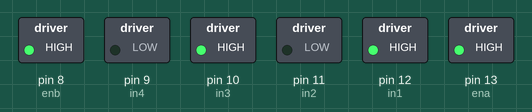
Bench run of a sketch on a simulated Arduino Uno, built with avr-gcc and run on an emulated ATmega328P. Shown: switched loads named in the sketch (green lamp = pin HIGH).

Above: at 0.5 s.
At 1.5 s:
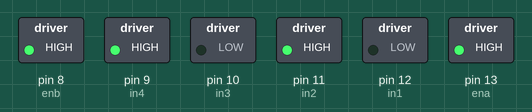
At 2.5 s:
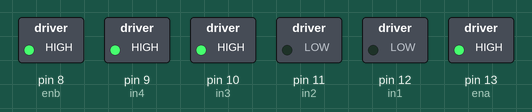
Timing chart, 0 to 3.5 s (numbered marks = the images above):
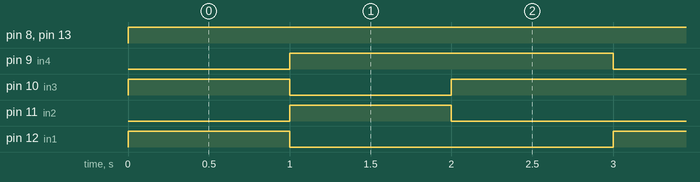

The sketch:

Motor.ino
```cpp
int ena =13;

int enb = 8;

int in1 = 12;

int in2 = 11;

int in3 = 10;

int in4 = 9;

void setup (){

  pinMode (ena, OUTPUT) ;
  pinMode (enb, OUTPUT) ;
  pinMode (in1, OUTPUT) ;
  pinMode (in2, OUTPUT) ;
  pinMode (in3, OUTPUT) ;
  pinMode (in4, OUTPUT) ;


}

void loop(){

  analogWrite(ena , 200) ;
  analogWrite(enb, 200) ;

  digitalWrite(in1, HIGH);
  digitalWrite(in2, LOW);
  digitalWrite(in3, HIGH);
  digitalWrite(in4, LOW);

  delay (1000);

  digitalWrite(in1, LOW);
  digitalWrite(in2, HIGH);
  digitalWrite(in3, LOW);
  digitalWrite(in4, HIGH);

  delay (1000);

    digitalWrite(in1, LOW);
  digitalWrite(in2, LOW);
  digitalWrite(in3, HIGH);
  digitalWrite(in4, HIGH);

  delay (1000);


}
```

Measured:
- by itself, pin 8 (enb), pin 13 (ena): LOW → HIGH at 0.00 s
- by itself, pin 9 (in4): alternates HIGH for 2.0 s and LOW for 1.0 s
- by itself, pin 10 (in3): repeats every 3.0 s: LOW 1.0 s, HIGH 2.0 s
- by itself, pin 11 (in2), pin 12 (in1): alternates HIGH for 1.0 s and LOW for 2.0 s
